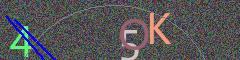
#> input picture test20201027/pic/10.jpg, 240 x 60 px, found by its file name
$ python 4.morphologyEx.py
#> lines starting #> are read from the running program, lines starting #| are printed output that depends on the picture
import cv2
import matplotlib.pyplot as plt

'图像形态学操作——一定要先二值化，然后再操作'
img1 = cv2.imread("../images/10.jpg", 0)
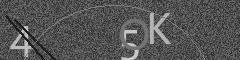
#> img1: shape (60, 240); min 0, max 224, mean 84.6
img2 = cv2.imread("../images/11.jpg", 0)

'''
    1.构造一个特定形状和大小的结构元素(核)，用于形态学操作。
    kernel = getStructuringElement(shape, ksize, anchor=None)
    参数：
    shape: 核的形状。
        MORPH_RECT = 0: 矩形
        MORPH_CROSS = 1: 交叉形
        MORPH_ELLIPSE = 2: 椭圆形
    ksize: 核的结构大小

    2.膨胀: 原图部分区域(A)与核(B)进行卷积，求局部最大值，并将局部最大值赋值给指定像素，从而增长高亮区域。
    dilate(src, kernel, dst=None, anchor=None, iterations=None, borderType=None, borderValue=None)
        src：表示输入矩阵
        element：表示结构元，即 函数getStructuringElement( )的返回值
        anchor：结构元的锚点，即参考点
        iterations：膨胀操作的次数，默认为一次
        borderType：边界扩充类型
        borderValue：边界扩充值

    3.腐蚀: 与膨胀相反，用局部极小值替换当前像素，从而缩短高亮区域。
    erode(src, kernel, dst=None, anchor=None, iterations=None, borderType=None, borderValue=None)

    4.更多形态学操作
    morphologyEx(src, op, kernel, dst=None, anchor=None, iterations=None, borderType=None, borderValue=None)
    参数：
    op: 形态学操作类型。
        cv2.MORPH_DILATE: 膨胀。-->增长高亮部分。
        cv2.MORPH_ERODE: 腐蚀。-->缩短高亮部分。
        cv2.MORPH_GRADIENT: 梯度，(膨胀-腐蚀)。-->提取轮廓。
        cv2.MORPH_OPEN: 开，先腐蚀在膨胀。-->去除噪点。
        cv2.MORPH_CLOSE: 闭，先膨胀再腐蚀。-->填补漏洞。
        cv2.MORPH_TOPHAT: 顶帽/礼帽，(原图-开)。-->获取噪点。
        cv2.MORPH_BLACKHAT: 黑帽，(闭-原图)。-->获取漏洞。
'''

# 1. 获取指定形状和大小的结构元素（核）: getStructuringElement(shape,ksize)
kernel = cv2.getStructuringElement(shape=cv2.MORPH_RECT, ksize=(3, 3))  # 矩形
# kernel = cv2.getStructuringElement(shape=cv2.MORPH_CROSS, ksize=(3, 3)) # 交叉形/十字形
'''
[[0 1 0]
 [1 1 1]
 [0 1 0]]
'''
# kernel = cv2.getStructuringElement(shape=cv2.MORPH_ELLIPSE, ksize=(5, 5))   # 椭圆形
print(kernel)

# 2. 形态学操作：必须是二值化图，膨胀和腐蚀的部分是白颜色
dilate = cv2.dilate(img1, kernel)  # 膨胀
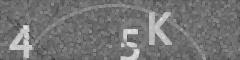
#> dilate: shape (60, 240); min 41, max 224, mean 116.9
erode = cv2.erode(img1, kernel)  # 腐蚀
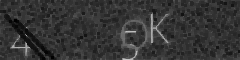
#> erode: shape (60, 240); min 0, max 198, mean 52.6

# 使用形态学API，然后调用
morph_dilate = cv2.morphologyEx(img1, cv2.MORPH_DILATE, kernel=kernel)  # 膨胀
morph_erode = cv2.morphologyEx(img1, cv2.MORPH_ERODE, kernel=kernel)  # 腐蚀
morph_gradient = cv2.morphologyEx(img1, cv2.MORPH_GRADIENT, kernel=kernel)  # 梯度：膨胀-腐蚀，用于提取轮廓
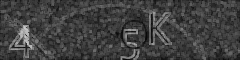
#> morph_gradient: shape (60, 240); min 4, max 200, mean 64.3

# 开操作_用于取出白色噪点
#> (the run stopped early here; a loop or call above may not have finished)

$ run again, with test20201027/pic/2.jpg copied over test20201027/pic/10.jpg
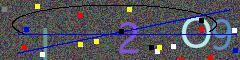
#> input picture test20201027/pic/2.jpg, 240 x 60 px, found by its file name
#> `erode = cv2.erode(img1, kernel)`:
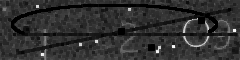
#> erode: shape (60, 240); min 0, max 250, mean 47.9
#> `morph_gradient = cv2.morphologyEx(img1, cv2.MORPH_GRADIENT, kernel=ker..`:
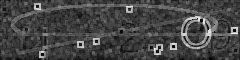
#> morph_gradient: shape (60, 240); min 4, max 255, mean 69.2

$ run again, with test20201027/pic/3.jpg copied over test20201027/pic/10.jpg
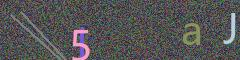
#> input picture test20201027/pic/3.jpg, 240 x 60 px, found by its file name
#> `dilate = cv2.dilate(img1, kernel)`:
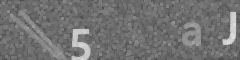
#> dilate: shape (60, 240); min 72, max 222, mean 114.4
#> `morph_gradient = cv2.morphologyEx(img1, cv2.MORPH_GRADIENT, kernel=ker..`:
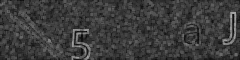
#> morph_gradient: shape (60, 240); min 9, max 171, mean 60.4
